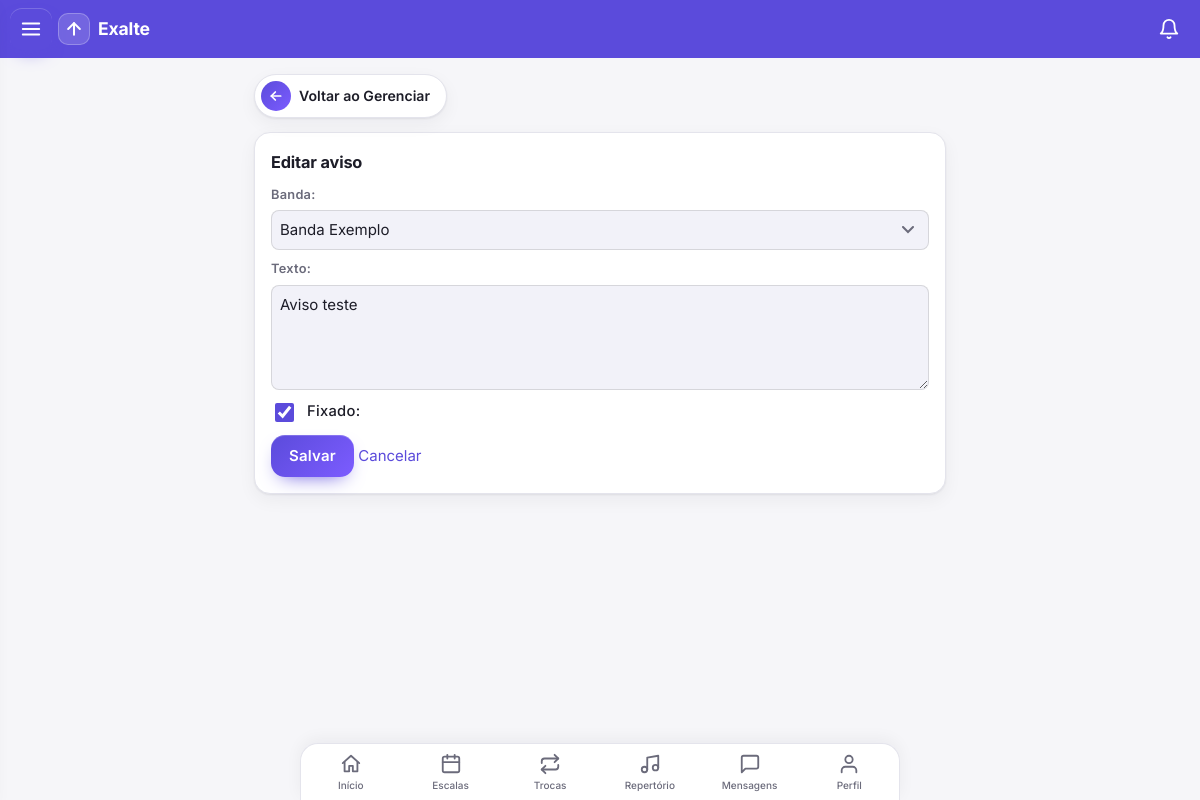
Screenshot of /avisos/2/editar/ (signed in) with the database file from the repository.
### core/models.py (models this page shows)
class Aviso(models.Model):
    banda = models.ForeignKey(Banda, on_delete=models.CASCADE, related_name="avisos")
    autor = models.ForeignKey(settings.AUTH_USER_MODEL, on_delete=models.SET_NULL, null=True)
    texto = models.TextField()
    fixado = models.BooleanField(default=False)
    criado = models.DateTimeField(auto_now_add=True)
    class Meta:
        ordering = ["-fixado", "-criado"]

### core/views.py (the view, shortened to what this page needs)
# urls.py: path("avisos/<int:pk>/editar/", v.aviso_form, name="aviso_editar"),
@login_required
def aviso_form(request, pk=None):
    aviso = _aviso_lider(request, pk) if pk else None
    if not aviso and not _eh_lider(request.user):
        messages.error(request, "Apenas líderes podem postar avisos.")
        return redirect("home")
    form = AvisoForm(request.POST or None, instance=aviso, user=request.user)
    return render(request, "aviso_form.html", dict(form=form, aviso=aviso))

### core/forms.py
class AvisoForm(forms.ModelForm):
    class Meta:
        model = Aviso
        fields = ["banda", "texto", "fixado"]
        widgets = {"texto": forms.Textarea(attrs={"rows": 4})}
    def __init__(self, *a, user=None, **k):
        super().__init__(*a, **k)
        self.fields["banda"].queryset = bandas_do_lider(user)

### core/forms.py (called while the page is built)
def bandas_do_lider(user):
    return Banda.objects.filter(membros__user=user, membros__papel="lider")

### core/leitura.py (called while the page is built)
def contagens(user):
    bandas = list(Membro.objects.filter(user=user).values_list("banda_id", flat=True))
    if not bandas:
        return {}
    marcas = dict(LeituraMensagens.objects.filter(user=user, banda_id__in=bandas).values_list("banda_id", "ate"))
    agora = timezone.now()
    novas = [LeituraMensagens(user=user, banda_id=b, ate=agora) for b in bandas if b not in marcas]
    if novas:
        LeituraMensagens.objects.bulk_create(novas, ignore_conflicts=True)
        marcas.update({n.banda_id: agora for n in novas})
    return {b: Mensagem.objects.filter(banda_id=b, criado__gt=marcas[b]).exclude(autor=user).count() for b in bandas}

### core/models.py (called while the page is built)
    def __str__(self):
        return self.nome

### core/templatetags/menu.py (called while the page is built)
@register.simple_tag(takes_context=True)
def usuario_eh_lider(context):
    u = context["request"].user
    return u.is_authenticated and Membro.objects.filter(user=u, papel="lider").exists()

@register.simple_tag(takes_context=True)
def nao_lidas(context):
    request = context.get("request")
    if request is None or not request.user.is_authenticated:
        return 0
    if not hasattr(request, "_nao_lidas"):
        from core.leitura import contagens
        request._nao_lidas = sum(contagens(request.user).values())
    return request._nao_lidas

### core/views.py (called while the page is built)
def _aviso_lider(request, pk):
    return get_object_or_404(Aviso, pk=pk, banda__membros__user=request.user, **LIDER)

### core/templates/aviso_form.html (shortened to what this page needs)
{% extends "base.html" %}{% block content %}
<a class="voltar" href="{% url 'gerenciar' %}"><span class="seta"><svg class="ic"><use href="#i-back"/></svg></span>Voltar ao Gerenciar</a>
<div class="card fm"><h2>{% if aviso %}Editar aviso{% else %}Novo aviso{% endif %}</h2>
<form method="post">{% csrf_token %}{{ form.as_p }}<button>Salvar</button> <a href="{% url 'avisos' %}">Cancelar</a></form></div>
{% endblock %}

### core/templates/base.html (style rules this page uses)
:root { --bg:#f6f6f9;--card:#fff;--tx:#1d1d28;--mut:#6b6b7b;--pri:#5b4bdb;--pri-soft:#ecebfb;--ok:#1a9d5a;--no:#d23b3b;--bd:#e4e4ec;--sh:0 1px 2px #1d1d2812,0 6px 18px #1d1d280d;--pri2:#7c5cff;--field:#f2f2f9;--glow:#5b4bdb40 }
* { box-sizing:border-box;-webkit-tap-highlight-color:transparent }
html { scroll-padding-top:70px }
body { margin:0;font-family:Inter,system-ui,-apple-system,"Segoe UI",Roboto,sans-serif;background:var(--bg);color:var(--tx);line-height:1.45;font-size:15px; padding-bottom:calc(76px + env(safe-area-inset-bottom,0px)) }
a { color:var(--pri);text-decoration:none }
svg.ic { width:22px;height:22px;fill:none;stroke:currentColor;stroke-width:2;stroke-linecap:round;stroke-linejoin:round;flex:none }
h2 { margin:.1em 0 .7em;font-size:1.02rem;font-weight:700;letter-spacing:-.01em }
.card { background:var(--card);border-radius:16px;padding:16px;margin:0 0 14px;box-shadow:var(--sh);border:1px solid var(--bd) }
p { margin:.4em 0 }
button,.btn { font:inherit;font-weight:600;letter-spacing:.015em;min-height:42px;padding:9px 18px;border-radius:14px;border:0;color:#fff;cursor:pointer; background:linear-gradient(135deg,var(--pri),var(--pri2));box-shadow:0 8px 20px -10px var(--pri),inset 0 1px 0 #ffffff30;transition:transform .12s,box-shadow .2s,filter .2s }
input:not([type=checkbox]):not([type=radio]):not([type=file]),select,textarea { font:inherit;padding:11px 14px;border-radius:14px;border:1.5px solid var(--bd);background:var(--field);color:var(--tx);max-width:100%;transition:border-color .15s,box-shadow .2s,background .15s }
input::placeholder,textarea::placeholder { color:var(--mut);opacity:.75 }
input[type=checkbox] { width:19px;height:19px;accent-color:var(--pri);vertical-align:middle }
select { appearance:none;-webkit-appearance:none;padding-right:38px;background-repeat:no-repeat;background-position:right 14px center }
.fm p { display:flex;flex-direction:column;gap:6px;margin:0 0 14px }
.fm label { font-size:.8rem;font-weight:600;color:var(--mut);letter-spacing:.02em }
.fm input:not([type=checkbox]):not([type=radio]):not([type=file]),.fm select,.fm textarea { width:100% }
.fm p:has(input[type=checkbox]) { flex-direction:row-reverse;justify-content:flex-end;align-items:center;gap:10px }
.fm p:has(input[type=checkbox]) label { color:var(--tx);font-size:.92rem;font-weight:500 }
a.voltar { display:inline-flex;align-items:center;gap:8px;padding:6px 16px 6px 6px;margin:0 0 14px;border-radius:99px;background:var(--card);border:1px solid var(--bd);box-shadow:var(--sh);color:var(--tx);font-weight:600;font-size:.88rem;transition:transform .12s,box-shadow .2s }
a.voltar .seta { width:30px;height:30px;border-radius:50%;display:grid;place-items:center;color:#fff;background:linear-gradient(135deg,var(--pri),var(--pri2)) }
a.voltar .seta svg { width:16px;height:16px;stroke-width:2.6 }

### core/templates/aviso_form.html (style rules this page uses)
.fm p { margin:0 0 10px }
.fm select,.fm textarea { width:100%;padding:8px;border-radius:8px;border:1px solid #8884;font:inherit }

### rows the page displays
Aviso: banda "Banda Exemplo", texto "Aviso teste", fixado "☑"
